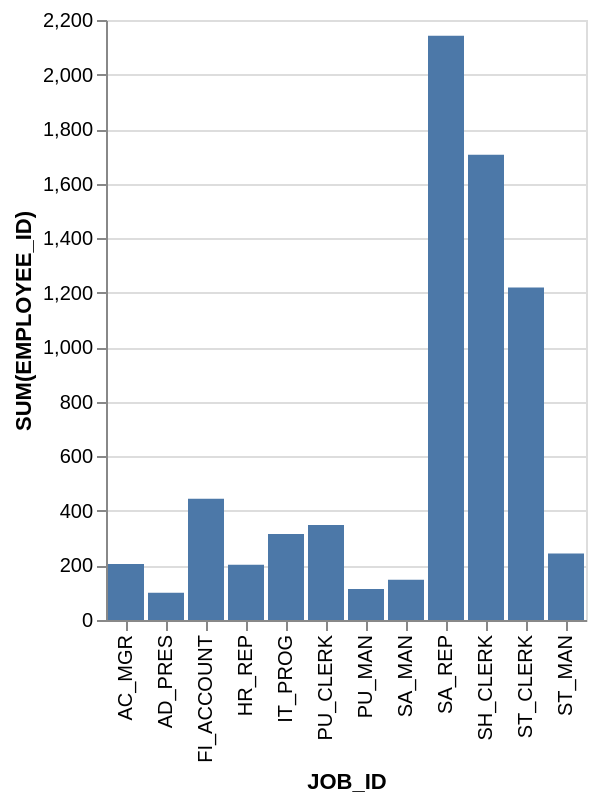

The Vega-Lite source for this figure:
### Vega-Lite specification from a JSON file in a GitHub repository (floating-point values rounded to 4 significant figures)
{"data": {"values": [{"x_data": "AC_MGR", "y_data": 205}, {"x_data": "AD_PRES", "y_data": 100}, {"x_data": "FI_ACCOUNT", "y_data": 445}, {"x_data": "HR_REP", "y_data": 203}, {"x_data": "IT_PROG", "y_data": 315}, {"x_data": "PU_CLERK", "y_data": 348}, {"x_data": "PU_MAN", "y_data": 114}, {"x_data": "SA_MAN", "y_data": 148}, {"x_data": "SA_REP", "y_data": 2142}, {"x_data": "SH_CLERK", "y_data": 1706}, {"x_data": "ST_CLERK", "y_data": 1219}, {"x_data": "ST_MAN", "y_data": 244}]}, "mark": "bar", "encoding": {"x": {"field": "x_data", "type": "nominal", "title": "JOB_ID", "sort": "ascending"}, "y": {"field": "y_data", "type": "quantitative", "title": "SUM(EMPLOYEE_ID)"}}}
